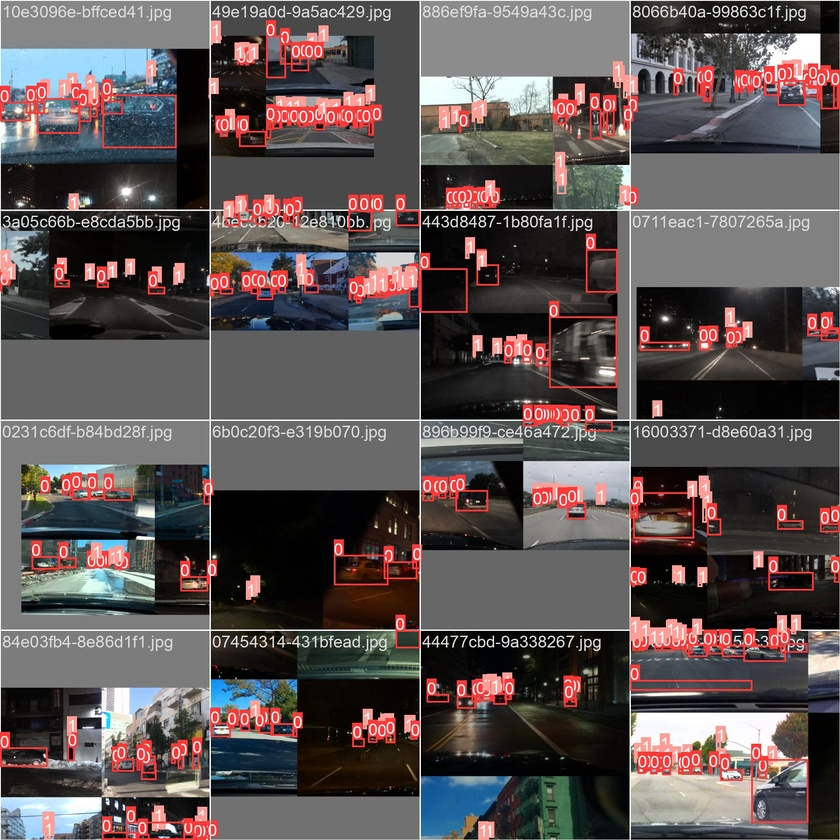
#> input picture models/finetune48/train_batch0.jpg, 840 x 840 px, shrunk from 1920 x 1920 before the run
$ python -i lane_area_detect.py   (imports and definitions only)   (older library calls are emulated)
#> lines starting #> are read from the running program, lines starting #| are printed output that depends on the picture; after the words box and inside, x2 and y2 are one past the last pixel; in counts of white or black regions, pixels touching at a corner belong together
#> further down, picture is the input picture: shape (840, 840, 3); mean B, G, R 82.1, 82.3, 91.7
import cv2
import numpy as np
from sklearn.linear_model import RANSACRegressor

def lane_area_detect(
    frame,
    left_anchor=None,
    right_anchor=None,
    roi_ratio=0.6,
    num_points=30
):
#> called with roi_ratio = 0.6, num_points = 30
    height, width = frame.shape[:2]

    # 颜色检测范围
    color_ranges = {
        'white': ([0, 0, 200], [255, 30, 255]),
        'yellow': ([20, 100, 100], [30, 255, 255])
    }

    morph_kernel = {
        'small': np.ones((3, 3), np.uint8),
        'medium': np.ones((5, 5), np.uint8),
        'large': np.ones((15, 15), np.uint8)
    }

    roi_vertices = np.array([
        [(0, height), (0, int(height*0.8)), (int(width*0.4), int(height*0.4)),
         (int(width*0.6), int(height*0.4)), (width, int(height*0.8)), (width, height)]
    ], dtype=np.int32)

    dog_scales = [(1.0, 2.0), (2.0, 4.0), (3.0, 6.0)]

    hough_params = {
        'rho': 1,
        'theta': np.pi/180,
        'threshold': 20,
        'minLineLength': 20,
        'maxLineGap': 300
    }

    # 1. CLAHE增强
    lab = cv2.cvtColor(frame, cv2.COLOR_BGR2LAB)
#> lab: shape (840, 840, 3); mean of channels 0, 1, 2 89.7, 132.1, 130.2
    l, a, b = cv2.split(lab)
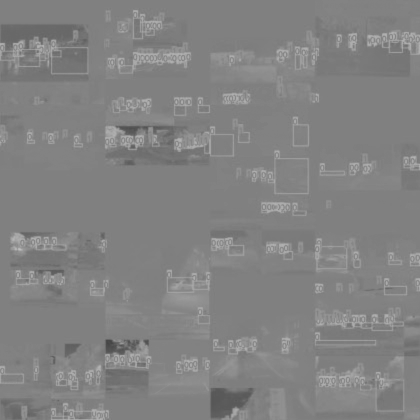
#> b: shape (840, 840) (shown at 1/2 size); min 67, max 192, mean 130.2
    clahe = cv2.createCLAHE(clipLimit=2.0, tileGridSize=(8,8))
    cl = clahe.apply(l)
    limg = cv2.merge((cl,a,b))
#> limg: shape (840, 840, 3); mean of channels 0, 1, 2 107.6, 132.1, 130.2
    enhanced = cv2.cvtColor(limg, cv2.COLOR_LAB2BGR)

    # 2. 颜色分割
    hsv = cv2.cvtColor(enhanced, cv2.COLOR_BGR2HSV)
#> hsv: shape (840, 840, 3); mean H, S, V 42.9, 46.7, 114.3
    masks = []
    for lower, upper in color_ranges.values():
        mask = cv2.inRange(hsv, np.array(lower), np.array(upper))
        masks.append(mask)
#> this loop made 2 passes
#> pass 1, in lane_area_detect, `mask = cv2.inRange(hsv, np.array(lower), np.array(upper))`:
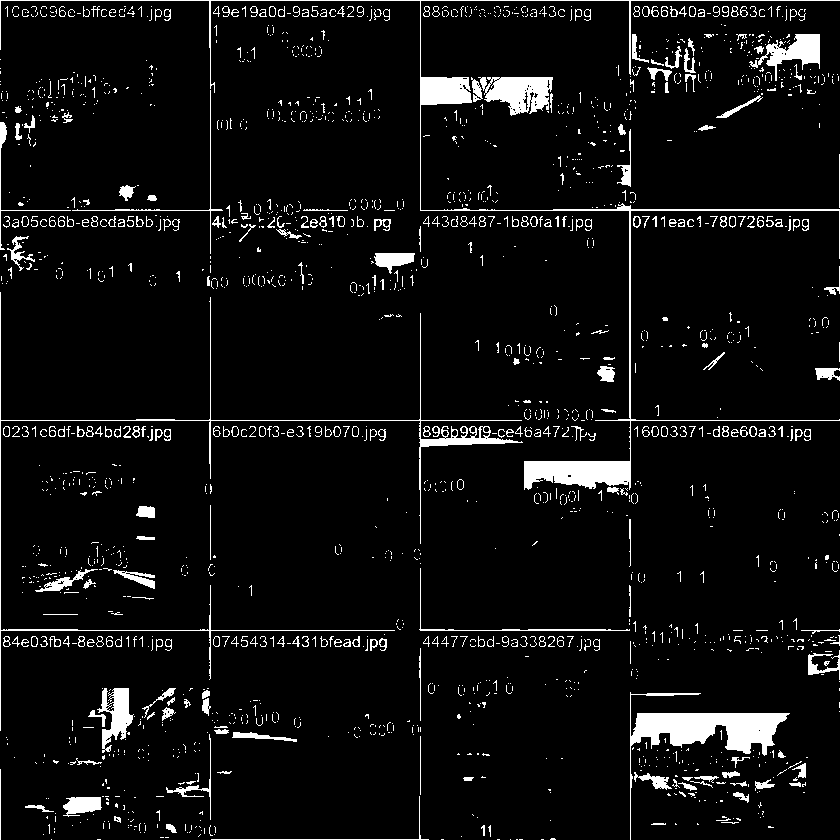
#> mask: shape (840, 840); 6% white; 1973 white regions (1640 under 20 px), largest, box (x1, y1, x2, y2) and area: (0, 0, 840, 490) 6749, (630, 692, 790, 840) 4547, (0, 292, 523, 731) 2963
#> after the loop, masks = 2 items
    color_mask = masks[0]
    for mask in masks[1:]:
        color_mask = cv2.bitwise_or(color_mask, mask)
#> this loop made 1 pass

    # 3. 灰度图
    mask_rgb = cv2.cvtColor(color_mask, cv2.COLOR_GRAY2BGR)
#> mask_rgb: shape (840, 840, 3); 6.1% white; 2012 white regions (1673 under 20 px), largest, box (x1, y1, x2, y2) and area: (0, 0, 840, 490) 6749, (630, 692, 790, 840) 4550, (0, 292, 523, 731) 2963
    gray = cv2.cvtColor(mask_rgb, cv2.COLOR_BGR2GRAY)

    # 4. DoG + Canny 边缘检测
    combined_edges = np.zeros_like(gray)
    for sigma1, sigma2 in dog_scales:
        g1 = cv2.GaussianBlur(gray, (0, 0), sigma1)
        g2 = cv2.GaussianBlur(gray, (0, 0), sigma2)
        dog = g1.astype(np.float64) - g2.astype(np.float64)
        dog_normalized = cv2.normalize(dog, None, 0, 255, cv2.NORM_MINMAX, dtype=cv2.CV_8U)
        _, dog_binary = cv2.threshold(dog_normalized, 0, 255, cv2.THRESH_BINARY + cv2.THRESH_OTSU)
        combined_edges = cv2.bitwise_or(combined_edges, dog_binary)
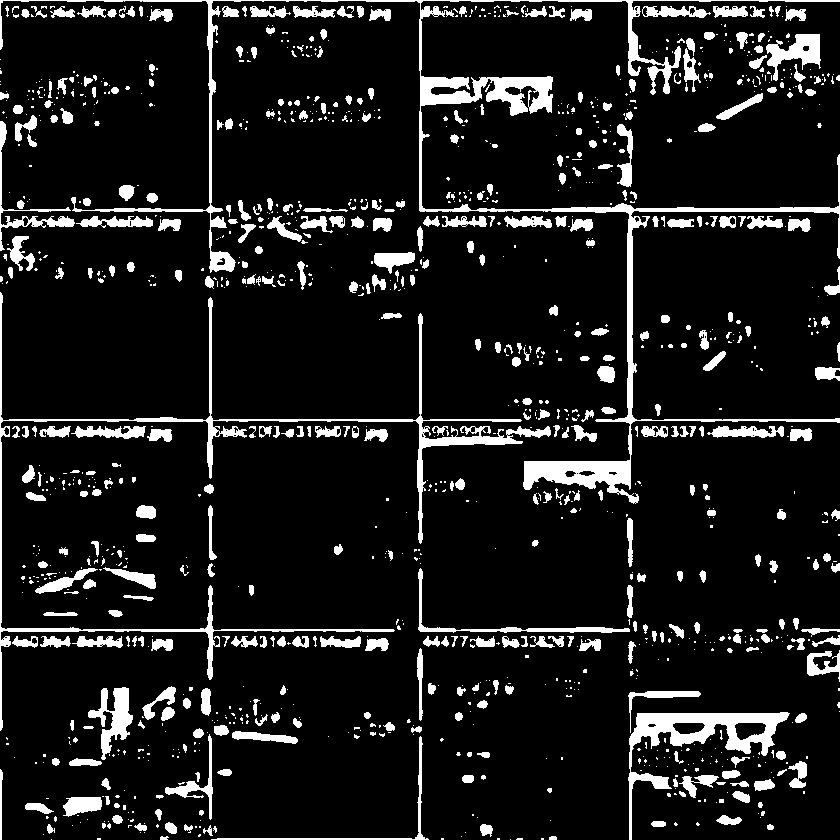
#> combined_edges: shape (840, 840); 10.5% white; 1299 white regions (878 under 20 px), largest, box (x1, y1, x2, y2) and area: (0, 0, 840, 504) 14663, (0, 292, 551, 731) 6871, (628, 712, 790, 840) 4183
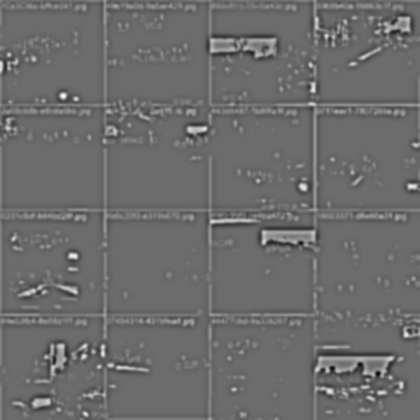
#> dog: shape (840, 840) float64 (shown at 1/2 size); min -81, max 110, mean 0; drawn with min black and max white
    edges_dog = cv2.medianBlur(combined_edges, 3)
#> edges_dog: shape (840, 840); 10% white; 796 white regions (375 under 20 px), largest, box (x1, y1, x2, y2) and area: (629, 712, 789, 769) 3609, (0, 0, 840, 204) 3318, (477, 154, 840, 425) 3221
    edges_canny = cv2.Canny(gray, 50, 150)
#> edges_canny: shape (840, 840); 5.4% white in thin lines or dots
    edges = cv2.bitwise_or(edges_dog, edges_canny)
#> edges: shape (840, 840); 12.1% white; 1364 white regions (919 under 20 px), largest, box (x1, y1, x2, y2) and area: (0, 0, 840, 504) 17083, (0, 292, 551, 731) 7960, (628, 691, 790, 840) 5047

    # 5. 形态学增强
    tophat = cv2.morphologyEx(gray, cv2.MORPH_TOPHAT, morph_kernel['large'])
#> tophat: shape (840, 840); 4.8% white in thin lines or dots
    _, enhanced_edges = cv2.threshold(edges, 100, 255, cv2.THRESH_BINARY)
    closed_edges = cv2.morphologyEx(enhanced_edges, cv2.MORPH_CLOSE, morph_kernel['medium'], iterations=2)
#> closed_edges: shape (840, 840); 19.9% white; 144 white regions (58 under 20 px), largest, box (x1, y1, x2, y2) and area: (0, 0, 840, 840) 102220, (628, 691, 808, 840) 11120, (34, 687, 193, 768) 3929
    opened_edges = cv2.morphologyEx(closed_edges, cv2.MORPH_OPEN, morph_kernel['small'])
#> opened_edges: shape (840, 840); 19.8% white; 155 white regions (55 under 20 px), largest, box (x1, y1, x2, y2) and area: (0, 0, 840, 731) 89213, (155, 548, 716, 840) 11272, (628, 691, 807, 840) 10981
    final_edges = cv2.dilate(opened_edges, morph_kernel['small'], iterations=1)
#> final_edges: shape (840, 840); 23.7% white; 141 white regions, largest, box (x1, y1, x2, y2) and area: (0, 0, 840, 732) 102993, (154, 547, 717, 840) 14214, (627, 690, 808, 840) 12580
    _, tophat_binary = cv2.threshold(tophat, 30, 255, cv2.THRESH_BINARY)
    combined_edges = cv2.bitwise_or(final_edges, tophat_binary)
#> combined_edges: shape (840, 840); 23.7% white; 177 white regions (36 under 20 px), largest, box (x1, y1, x2, y2) and area: (0, 0, 840, 732) 102998, (154, 547, 717, 840) 14216, (627, 690, 808, 840) 12580

    # 6. ROI掩码
    roi_mask = np.zeros_like(combined_edges)
    cv2.fillPoly(roi_mask, roi_vertices, 255)
#> roi_mask: shape (840, 840); 44% white; 1 white region, box (x1, y1, x2, y2) and area: (0, 336, 840, 840) 310464
    masked_edges = cv2.bitwise_and(combined_edges, roi_mask)
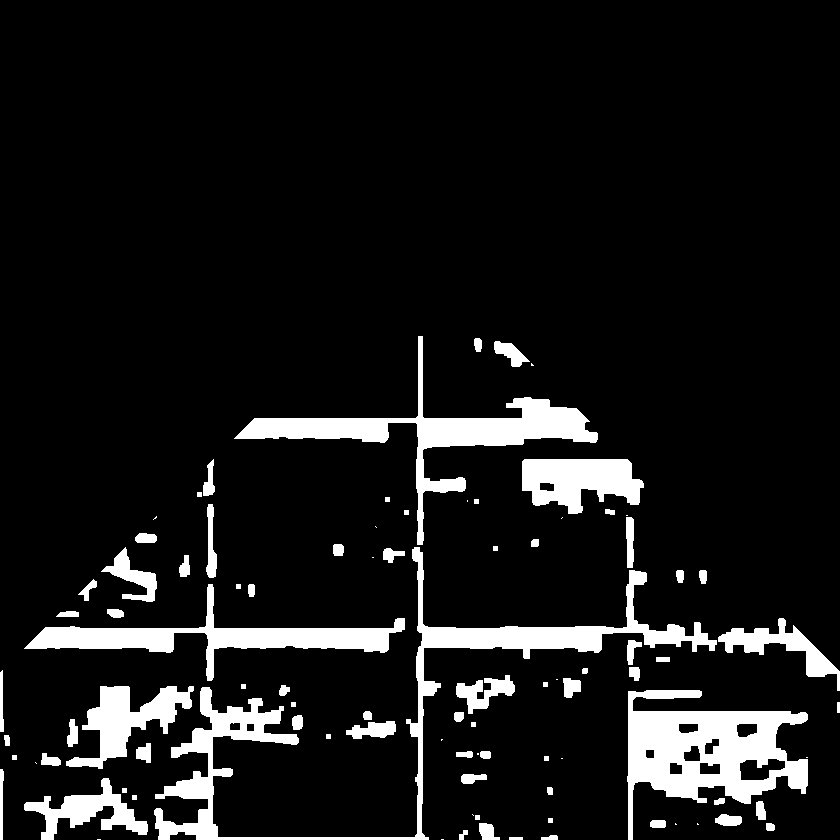
#> masked_edges: shape (840, 840); 9.7% white; 92 white regions (18 under 20 px), largest, box (x1, y1, x2, y2) and area: (154, 547, 717, 840) 14216, (627, 690, 808, 840) 12580, (234, 336, 598, 545) 10250

    # 7. 霍夫变换检测直线
    lines = cv2.HoughLinesP(
        masked_edges,
        rho=hough_params['rho'],
        theta=hough_params['theta'],
        threshold=hough_params['threshold'],
        minLineLength=hough_params['minLineLength'],
        maxLineGap=hough_params['maxLineGap']
    )
#> lines = 392 rows, first 6: [32, 640, 808, 640], [31, 641, 809, 641], [64, 627, 807, 639], [26, 646, 814, 646], [0, 708, 780, 749], [73, 626, 806, 638]

    left_pts, right_pts = [], []
    if lines is not None:
        for line in lines:
            x1, y1, x2, y2 = line[0]
            if x2 - x1 == 0:
                continue
            slope = (y2 - y1) / (x2 - x1)
            if abs(slope) < 0.4:
                continue
            if slope < 0:
                left_pts += [(x1, y1), (x2, y2)]
            else:
                right_pts += [(x1, y1), (x2, y2)]
#> this loop made 392 passes
#> (x1, y1, x2, y2, slope, left_pts) on pass 209: (407, 722, 421, 336, -27.57, [(627, 631), (635, 480), (407, 722), (421, 336)])

    def fit_ray_with_fixed_point(pts, fixed_x, fixed_y, y_min, y_max, num=30):
        if len(pts) < 2:
            return None
        pts = np.array(pts)
        y = pts[:, 1]
        x = pts[:, 0]
        A = (y - fixed_y).reshape(-1, 1)
        k, _, _, _ = np.linalg.lstsq(A, x - fixed_x, rcond=None)
        k = k[0]
        y_vals = np.linspace(y_min, y_max, num)
        x_vals = k * (y_vals - fixed_y) + fixed_x
        return np.stack([x_vals, y_vals], axis=1).astype(np.int32)

    # 支持自定义端点
    if left_anchor is None:
        left_fixed_x, left_fixed_y = int(width * 0.1), height - 1
    else:
        left_fixed_x, left_fixed_y = left_anchor
    if right_anchor is None:
        right_fixed_x, right_fixed_y = int(width * 0.9), height - 1
    else:
        right_fixed_x, right_fixed_y = right_anchor

    y_min = int(height * roi_ratio)
    y_max = height - 1

    left_line = fit_ray_with_fixed_point(left_pts, left_fixed_x, left_fixed_y, y_min, y_max, num_points)
#> in fit_ray_with_fixed_point, `pts = np.array(pts)`: pts = 22 rows, first 8: [627, 631], [635, 480], [407, 722], [421, 336], [409, 722], [422, 348], [626, 631], [629, 461]
#> in fit_ray_with_fixed_point, `y = pts[:, 1]`: y = 22 values, max 736 at index 14, min 336 at index 3, mean 523.4
#> in fit_ray_with_fixed_point, `x = pts[:, 0]`: x = 22 values, max 638 at index 17, min 407 at index 2, mean 513.3
#> in fit_ray_with_fixed_point, `A = (y - fixed_y).reshape(-1, 1)`: A = 22 values, max -103 at index 14, min -503 at index 3, mean -315.6
#> in fit_ray_with_fixed_point, `k, _, _, _ = np.linalg.lstsq(A, x - fixed_x, rcond=None)`: k = [-1.11]
#> in fit_ray_with_fixed_point, `k = k[0]`: k = -1.11
#> in fit_ray_with_fixed_point, `x_vals = k * (y_vals - fixed_y) + fixed_x`: x_vals = 30 values, max 457.1 at index 0, min 84 at index 29, mean 270.6
#> left_line = 30 pairs, first value 84 to 457, second value 504 to 839
    right_line = fit_ray_with_fixed_point(right_pts, right_fixed_x, right_fixed_y, y_min, y_max, num_points)
#> right_line = 30 pairs, first value 571 to 756, second value 504 to 839

    # 检查交叉，若交叉则返回None
    if left_line is not None and right_line is not None:
        for lpt, rpt in zip(left_line, right_line):
            if lpt[0] >= rpt[0]:
                left_line = None
                right_line = None
                break
#> this loop made 30 passes
#> (lpt, rpt) on passes 1 to 8: ([457, 504], [571, 504]), ([444, 515], [577, 515]), ([431, 527], [583, 527]), ([418, 538], [590, 538]), ([405, 550], [596, 550]), ([392, 561], [602, 561]), ([379, 573], [609, 573]), ([367, 584], [615, 584])

    return {"left": left_line, "right": right_line}

>>> import cv2
>>> picture = cv2.imread('../models/finetune48/train_batch0.jpg')
>>> result = lane_area_detect(picture)
#> result = 2 items

$ run again, on models/finetune48/train_batch1.jpg
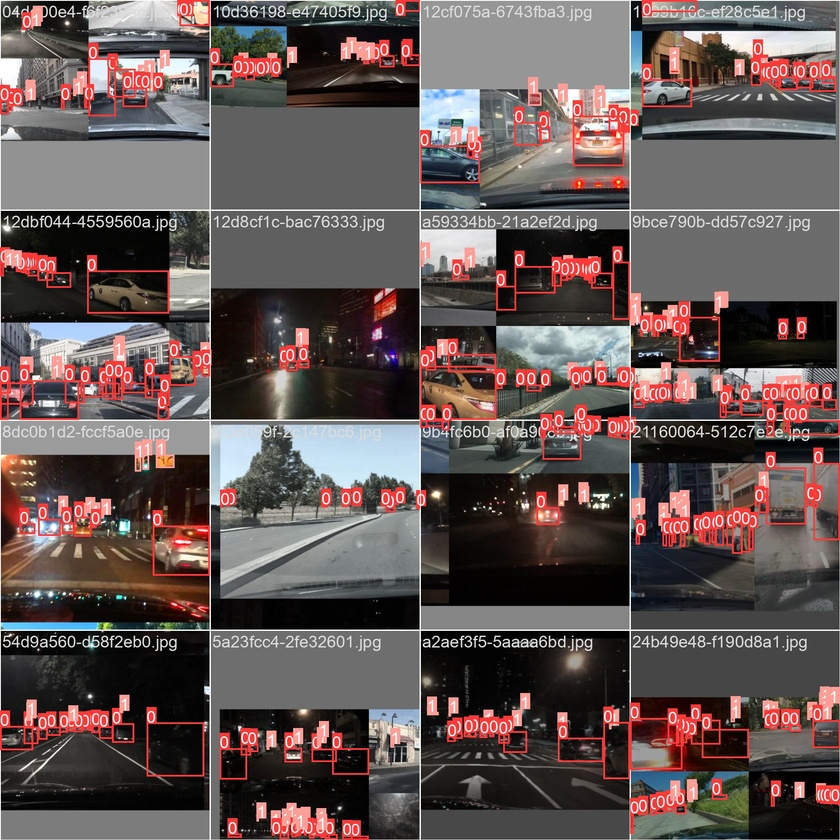
#> input picture models/finetune48/train_batch1.jpg, 840 x 840 px, shrunk from 1920 x 1920 before the run
#> picture is the input picture: shape (840, 840, 3); mean B, G, R 83.4, 84.6, 98.1
#> lab: shape (840, 840, 3); mean of channels 0, 1, 2 93.2, 133.4, 131.5
#> limg: shape (840, 840, 3); mean of channels 0, 1, 2 109.2, 133.4, 131.5
#> hsv: shape (840, 840, 3); mean H, S, V 40.7, 46.4, 116.6
#> the loop in lane_area_detect, `for lower, upper in color_ranges.values():` made 2 passes
#> pass 1, in lane_area_detect, `mask = cv2.inRange(hsv, np.array(lower), np.array(upper))`:
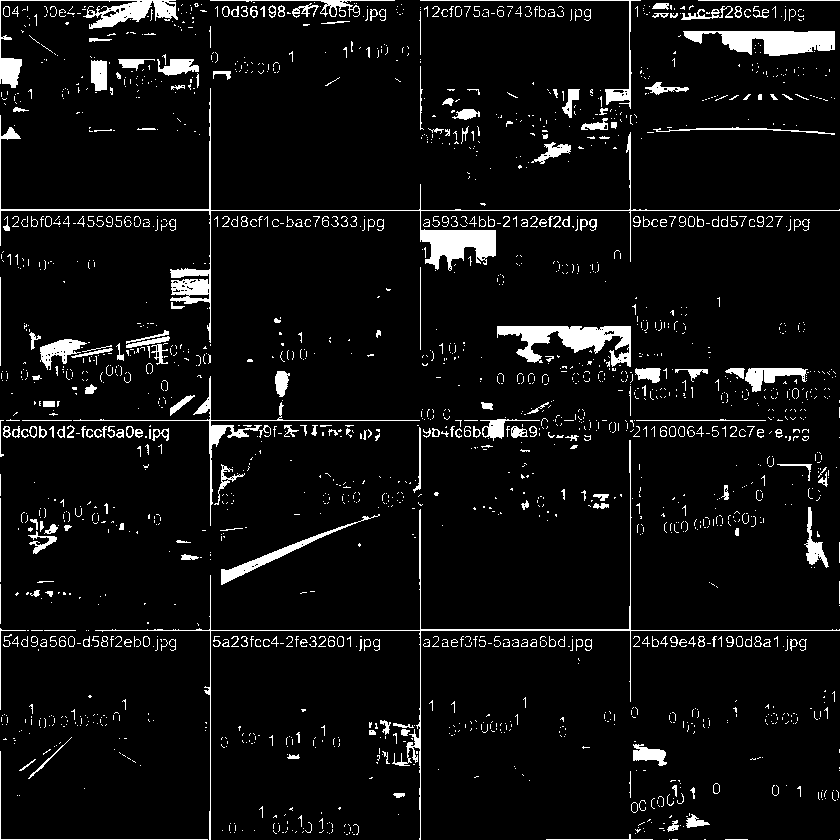
#> mask: shape (840, 840); 6.1% white; 1979 white regions (1640 under 20 px), largest, box (x1, y1, x2, y2) and area: (0, 88, 840, 343) 4938, (497, 326, 631, 367) 2567, (683, 31, 835, 56) 2417
#> after the loop in lane_area_detect, `for lower, upper in color_ranges.values():`: masks = 2 items
#> the loop in lane_area_detect, `for mask in masks[1:]:` made 1 pass
#> edges_dog: shape (840, 840); 9.8% white; 863 white regions (421 under 20 px), largest, box (x1, y1, x2, y2) and area: (496, 325, 632, 371) 2709, (683, 30, 835, 56) 2408, (419, 228, 496, 271) 1828
#> edges_canny: shape (840, 840); 5.4% white in thin lines or dots
#> edges: shape (840, 840); 12.1% white; 1453 white regions (990 under 20 px), largest, box (x1, y1, x2, y2) and area: (0, 87, 840, 346) 8551, (0, 440, 840, 840) 7543, (22, 375, 420, 526) 3069
#> tophat: shape (840, 840); 5.5% white; 2022 white regions (1669 under 20 px), largest, box (x1, y1, x2, y2) and area: (0, 88, 840, 343) 3084, (95, 440, 840, 840) 2354, (0, 0, 178, 58) 1532
#> closed_edges: shape (840, 840); 19.7% white; 175 white regions (71 under 20 px), largest, box (x1, y1, x2, y2) and area: (0, 0, 840, 840) 94567, (0, 0, 405, 114) 9943, (660, 451, 840, 569) 4004
#> opened_edges: shape (840, 840); 19.5% white; 188 white regions (73 under 20 px), largest, box (x1, y1, x2, y2) and area: (0, 0, 840, 840) 90904, (0, 0, 405, 114) 9768, (677, 30, 835, 83) 3581
#> final_edges: shape (840, 840); 23.7% white; 166 white regions, largest, box (x1, y1, x2, y2) and area: (0, 0, 840, 840) 109558, (0, 0, 406, 115) 10733, (676, 29, 836, 84) 4127
#> roi_mask: shape (840, 840); 44% white; 1 white region, box (x1, y1, x2, y2) and area: (0, 336, 840, 840) 310464
#> in lane_area_detect, `masked_edges = cv2.bitwise_and(combined_edges, roi_mask)`:
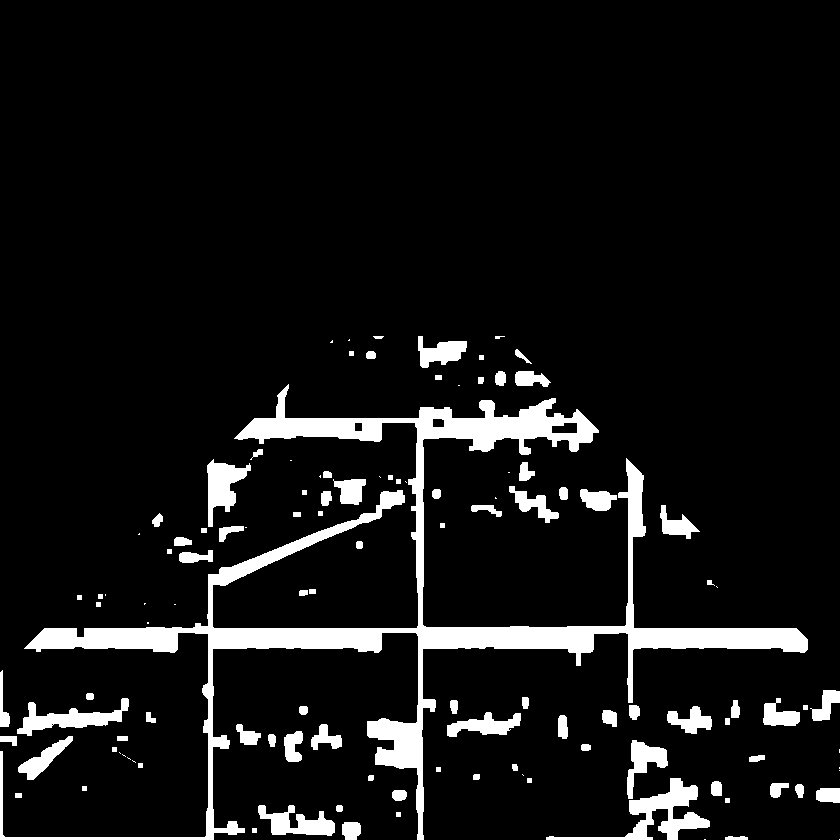
#> masked_edges: shape (840, 840); 8.2% white; 118 white regions (26 under 20 px), largest, box (x1, y1, x2, y2) and area: (0, 384, 808, 840) 35235, (546, 778, 710, 840) 2616, (17, 698, 129, 736) 1594
#> lines = 375 rows, first 6: [25, 647, 807, 647], [41, 631, 799, 631], [40, 632, 800, 632], [34, 638, 806, 638], [42, 630, 798, 630], [37, 635, 803, 635]
#> the loop in lane_area_detect, `for line in lines:` made 375 passes
#> (x1, y1, x2, y2, slope, right_pts) on pass 306: (408, 418, 422, 689, 19.36, [(418, 337), (581, 413), (408, 418), (422, 689)])
#> pts = [[628, 685], [635, 469], [627, 625], [633, 469], [628, 624], [634, 469]]
#> y = [685, 469, 625, 469, 624, 469]
#> x = [628, 635, 627, 633, 628, 634]
#> A = [-154, -370, -214, -370, -215, -370]
#> in fit_ray_with_fixed_point, `k, _, _, _ = np.linalg.lstsq(A, x - fixed_x, rcond=None)`: k = [-1.76]
#> in fit_ray_with_fixed_point, `k = k[0]`: k = -1.76
#> x_vals = 30 values, max 674.2 at index 0, min 84 at index 29, mean 379.1
#> left_line = 30 pairs, first value 84 to 674, second value 504 to 839
#> right_line = 30 pairs, first value 498 to 756, second value 504 to 839
#> the loop in lane_area_detect, `for lpt, rpt in zip(left_line, right_line):` made 1 pass
#> (lpt, rpt) on pass 1: ([674, 504], [498, 504])
#> result = 2 items
